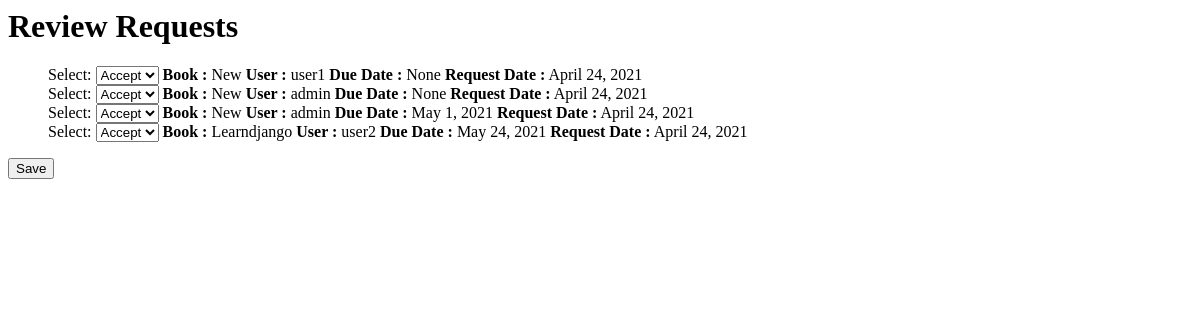
Before: /review/ (signed in) with the older database file.
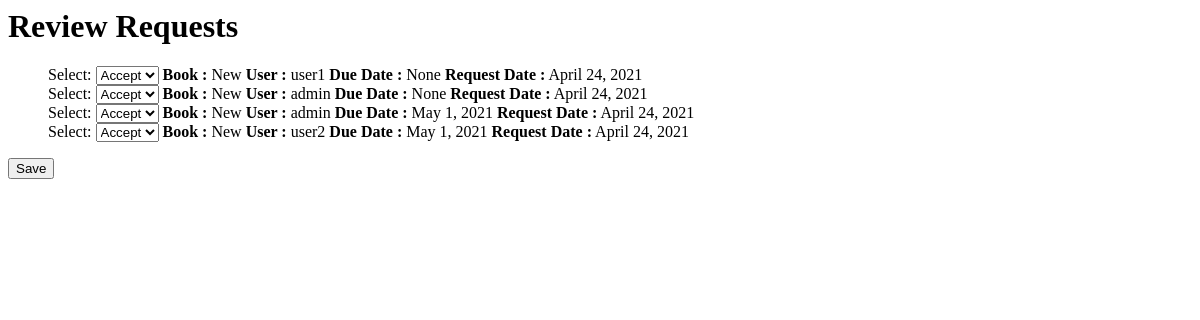
After: the same page with the newer database file.
### main/models.py (models this page shows, shortened)
class Request(models.Model):
    user = models.ForeignKey(User, on_delete = models.CASCADE,related_name = 'request', null = True)
    status = models.CharField(max_length = 20)
    r_date = models.DateField(null = True)
    d_date = models.DateField(null = True)
    book = models.CharField(max_length = 200)

### main/views.py (the view)
# urls.py: path("review/", views.review, name="review"),
def review(response):
	if response.user.is_staff:
		reqs = Request.objects.filter(status = "Pending")
		return render(response, "main/review.html", {"reqs":reqs})
	else:
		return HttpResponseRedirect("/")

### main/templates/main/review.html (shortened to what this page needs)
{% extends "main/base.html" %}
{% block content %}
    <h1>Review Requests</h1>
    <form method="post" action="#">
        <ul>
            {% for request in reqs %}
                <label for="c{{request.id}}">Select:</label>
                <select name="c{{request.id}}" id="c{{request.id}}">
                    <option value="accept">Accept</option>
                </select>
                <b>Book :</b> {{request.book.title}}
                <b>User :</b> {{request.user}}
                <b>Due Date :</b> {{request.d_date}}
                <b>Request Date :</b> {{request.r_date}}
                <br>
            {% endfor %}
        </ul>
        <button type="submit", name="save", value="save">Save</button>
    </form>
{% endblock %}

Changed rows visible on the page:
no longer on this page (row edited): Request: id "Accept", book "Learndjango", user "user2", d_date "May 24, 2021", r_date "April 24, 2021"
added Request: id "Accept", book "New", user "user2", d_date "May 1, 2021", r_date "April 24, 2021"
